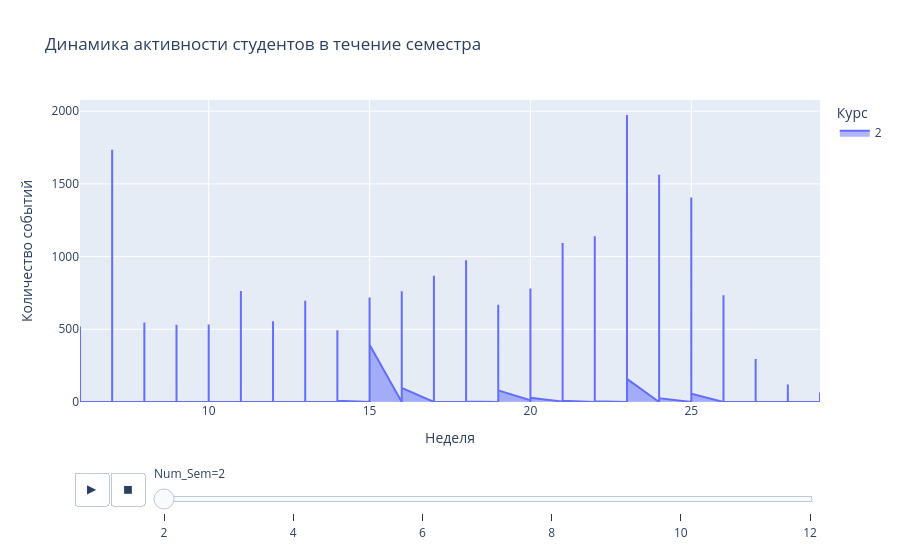

Notebook cell for this chart:
### Markdown cell above
Построим интерактивный график активности студентов по неделям
Используем plotly.express.area для построения графика изменения активности студентов (s_all) по неделям (num_week). Дополнительно, разделим данные по курсам (Kurs), чтобы увидеть, как активность различается среди студентов разных курсов.
Построить график px.area, где:
- Ось X — num_week (номер недели семестра)
- Ось Y — s_all (общее количество событий)
- Цветовая группировка — Kurs (номер курса студента)
- Добавить анимацию по семестрам (Num_Sem), чтобы увидеть динамику активности студентов разных курсов (свойство -  animation_frame).

### Code cell
# Преобразуем колонки с числами, если они хранятся как строки
numeric_cols = ["s_all", "s_all_avg", "s_course_viewed", "s_course_viewed_avg",
                "s_q_attempt_viewed", "s_q_attempt_viewed_avg", "s_a_course_module_viewed",
                "s_a_course_module_viewed_avg", "s_a_submission_status_viewed", "s_a_submission_status_viewed_avg"]
for col in numeric_cols:
    df[col] = pd.to_numeric(df[col], errors="coerce")  # Преобразуем к float

# Строим график активности студентов по неделям
fig = px.area(
    df, 
    x="num_week", 
    y="s_all", 
    color="Kurs",  # Разделение по курсам
    line_group="Kurs", 
    title="Динамика активности студентов в течение семестра",
    labels={"num_week": "Неделя", "s_all": "Количество событий", "Kurs": "Курс"},
    animation_frame="Num_Sem"  # Анимация по семестрам
)

fig.show()

### Figure 1 — Plotly figure (JSON) as saved in the notebook; plotly's stock layout.template omitted (floating-point values rounded to 4 significant figures; data arrays with more than 128 entries replaced by an {"elided": "..."} marker saying what was removed)
{"data": [{"fillpattern": {"shape": ""}, "hovertemplate": "Курс=2<br>Num_Sem=2<br>Неделя=%{x}<br>Количество событий=%{y}<extra></extra>", "legendgroup": "2", "line": {"color": "#636efa"}, "marker": {"symbol": "circle"}, "mode": "lines", "name": "2", "orientation": "v", "showlegend": true, "stackgroup": "1", "type": "scatter", "x": {"elided": "140400 int values"}, "xaxis": "x", "y": {"elided": "140400 int values"}, "yaxis": "y"}], "layout": {"legend": {"title": {"text": "Курс"}, "tracegroupgap": 0}, "sliders": [{"active": 0, "currentvalue": {"prefix": "Num_Sem="}, "len": 0.9, "pad": {"b": 10, "t": 60}, "steps": [{"args": [["2"], {"frame": {"duration": 0, "redraw": false}, "fromcurrent": true, "mode": "immediate", "transition": {"duration": 0, "easing": "linear"}}], "label": "2", "method": "animate"}, {"args": [["4"], {"frame": {"duration": 0, "redraw": false}, "fromcurrent": true, "mode": "immediate", "transition": {"duration": 0, "easing": "linear"}}], "label": "4", "method": "animate"}, {"args": [["6"], {"frame": {"duration": 0, "redraw": false}, "fromcurrent": true, "mode": "immediate", "transition": {"duration": 0, "easing": "linear"}}], "label": "6", "method": "animate"}, {"args": [["8"], {"frame": {"duration": 0, "redraw": false}, "fromcurrent": true, "mode": "immediate", "transition": {"duration": 0, "easing": "linear"}}], "label": "8", "method": "animate"}, {"args": [["10"], {"frame": {"duration": 0, "redraw": false}, "fromcurrent": true, "mode": "immediate", "transition": {"duration": 0, "easing": "linear"}}], "label": "10", "method": "animate"}, {"args": [["12"], {"frame": {"duration": 0, "redraw": false}, "fromcurrent": true, "mode": "immediate", "transition": {"duration": 0, "easing": "linear"}}], "label": "12", "method": "animate"}], "x": 0.1, "xanchor": "left", "y": 0, "yanchor": "top"}], "title": {"text": "Динамика активности студентов в течение семестра"}, "updatemenus": [{"buttons": [{"args": [null, {"frame": {"duration": 500, "redraw": false}, "fromcurrent": true, "mode": "immediate", "transition": {"duration": 500, "easing": "linear"}}], "label": "&#9654;", "method": "animate"}, {"args": [[null], {"frame": {"duration": 0, "redraw": false}, "fromcurrent": true, "mode": "immediate", "transition": {"duration": 0, "easing": "linear"}}], "label": "&#9724;", "method": "animate"}], "direction": "left", "pad": {"r": 10, "t": 70}, "showactive": false, "type": "buttons", "x": 0.1, "xanchor": "right", "y": 0, "yanchor": "top"}], "xaxis": {"anchor": "y", "domain": [0.0, 1.0], "title": {"text": "Неделя"}}, "yaxis": {"anchor": "x", "domain": [0.0, 1.0], "title": {"text": "Количество событий"}}}}
